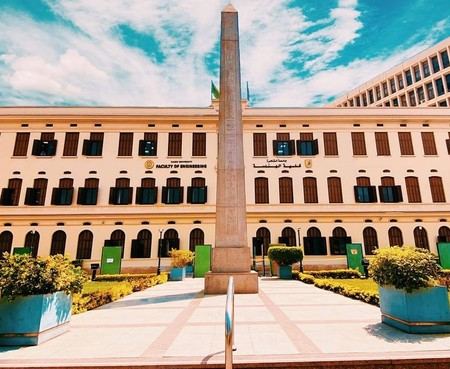
#> input picture Test Images/2_50.jpg, 450 x 369 px; its folder holds only this picture in this run
$ python -i func.py   (imports and definitions only)
#> lines starting #> are read from the running program, lines starting #| are printed output that depends on the picture
import random
import numpy as np
import cv2
from scipy import signal
from scipy import fftpack
import matplotlib.pylab as plt


# [39 lines left out: functions gray_scale, salt_pepper_noise, gussian_noise, uniform_noise, not called in this run]

#convolution
def apply_mask(img, mask):
    img_masked = signal.convolve2d(img, mask)
    img_masked = img_masked.astype(np.uint8)

    return img_masked

# 3x3
# [22 lines left out: functions convolution, ave_filter, not called in this run]


def gaussian_filter(img, shape):
    sigma = 2.6

    m, n = [(ss - 1.) / 2. for ss in shape]
    y, x = np.ogrid[-m:m + 1, -n:n + 1]
    h = np.exp(-(x * x + y * y) / (2. * sigma * sigma))
    h[h < np.finfo(h.dtype).eps * h.max()] = 0
    sumh = h.sum()
    if sumh != 0:
        h /= sumh

    return apply_mask(img, h)


# [28 lines left out: functions median_filter, laplacian_filter, not called in this run]


def sobel_edge(img):
    row, col = img.shape
    masked_img = np.zeros([row, col])
    img_dirction = np.zeros([row, col])

    img = gaussian_filter(img, (9, 9))

    kx = np.array([[1, 0, -1],
                   [2, 0, -2],
                   [1, 0, -1]])
    ky = (kx.transpose())
    for i in range(1, row - 2):
        for j in range(1, col - 2):
            Ix = np.sum(np.multiply(kx, img[i:i + 3, j:j + 3]))
            Iy = np.sum(np.multiply(ky, img[i:i + 3, j:j + 3]))
            masked_img[i + 1, j + 1] = np.hypot(Ix, Iy)
            # calculate the gradient direction
            img_dirction[i + 1, j + 1] = np.arctan2(Iy, Ix)
            img_dirction[i + 1, j + 1] = np.rad2deg(img_dirction[i + 1, j + 1])
            img_dirction[i + 1, j + 1] += 180


    img_dirction = img_dirction.astype(np.uint8)
    masked_img = masked_img.astype(np.uint8)

    return masked_img, img_dirction


# [38 lines left out: functions roberts_edge, perwitt_edge, not called in this run]


def canny_edge(img):
    row, col = img.shape
    weak = 50
# multi stage filter
# 1) gaussian filter
    blurred_img = gaussian_filter(img, (9,9))

# 2) sobel filter (mag ,dirc)
    gradient_mag, gradient_dirc = sobel_edge(blurred_img)

# 3) Non-max Suppression
    img_non_max_supperession = non_max_suppression(gradient_mag, gradient_dirc)

# 4) Apply thresholding/hysteresis

    image_thresholded = threshold(img_non_max_supperession, 15, 30, weak=weak)
    final_img = hysteresis(image_thresholded, weak)
    final_img = final_img.astype(np.uint8)
    return np.uint8(final_img)


def non_max_suppression(gradient_magnitude, gradient_direction):
    image_row, image_col = gradient_magnitude.shape
    output = np.zeros(gradient_magnitude.shape)
    PI = 180

    for row in range(1, image_row - 1):
        for col in range(1, image_col - 1):
            direction = gradient_direction[row, col]

            if (0 <= direction < PI / 8) or (15 * PI / 8 <= direction <= 2 * PI):
                before_pixel = gradient_magnitude[row, col - 1]
                after_pixel = gradient_magnitude[row, col + 1]

            elif (PI / 8 <= direction < 3 * PI / 8) or (9 * PI / 8 <= direction < 11 * PI / 8):
                before_pixel = gradient_magnitude[row + 1, col - 1]
                after_pixel = gradient_magnitude[row - 1, col + 1]

            elif (3 * PI / 8 <= direction < 5 * PI / 8) or (11 * PI / 8 <= direction < 13 * PI / 8):
                before_pixel = gradient_magnitude[row - 1, col]
                after_pixel = gradient_magnitude[row + 1, col]

            else:
                before_pixel = gradient_magnitude[row - 1, col - 1]
                after_pixel = gradient_magnitude[row + 1, col + 1]

            if gradient_magnitude[row, col] >= before_pixel and gradient_magnitude[row, col] >= after_pixel:
                output[row, col] = gradient_magnitude[row, col]

    return (output)


def threshold(image, low, high, weak):

    output = np.zeros(image.shape)
    strong = 255

    strong_row, strong_col = np.where(image >= high)
    weak_row, weak_col = np.where((image <= high) & (image >= low))

    output[strong_row, strong_col] = strong
    output[weak_row, weak_col] = weak

    return (output)


def hysteresis(image, weak):
    image_row, image_col = image.shape

    top_to_bottom = image.copy()

    for row in range(1, image_row):
        for col in range(1, image_col):
            if top_to_bottom[row, col] == weak:
                if top_to_bottom[row, col + 1] == 255 or top_to_bottom[row, col - 1] == 255 or top_to_bottom[
                    row - 1, col] == 255 or top_to_bottom[
                    row + 1, col] == 255 or top_to_bottom[
                    row - 1, col - 1] == 255 or top_to_bottom[row + 1, col - 1] == 255 or top_to_bottom[
                    row - 1, col + 1] == 255 or top_to_bottom[
                    row + 1, col + 1] == 255:
                    top_to_bottom[row, col] = 255
                else:
                    top_to_bottom[row, col] = 0

    bottom_to_top = image.copy()

    for row in range(image_row - 1, 0, -1):
        for col in range(image_col - 1, 0, -1):
            if bottom_to_top[row, col] == weak:
                if bottom_to_top[row, col + 1] == 255 or bottom_to_top[row, col - 1] == 255 or bottom_to_top[
                    row - 1, col] == 255 or bottom_to_top[
                    row + 1, col] == 255 or bottom_to_top[
                    row - 1, col - 1] == 255 or bottom_to_top[row + 1, col - 1] == 255 or bottom_to_top[
                    row - 1, col + 1] == 255 or bottom_to_top[
                    row + 1, col + 1] == 255:
                    bottom_to_top[row, col] = 255
                else:
                    bottom_to_top[row, col] = 0

    right_to_left = image.copy()

    for row in range(1, image_row):
        for col in range(image_col - 1, 0, -1):
            if right_to_left[row, col] == weak:
                if right_to_left[row, col + 1] == 255 or right_to_left[row, col - 1] == 255 or right_to_left[
                    row - 1, col] == 255 or right_to_left[
                    row + 1, col] == 255 or right_to_left[
                    row - 1, col - 1] == 255 or right_to_left[row + 1, col - 1] == 255 or right_to_left[
                    row - 1, col + 1] == 255 or right_to_left[
                    row + 1, col + 1] == 255:
                    right_to_left[row, col] = 255
                else:
                    right_to_left[row, col] = 0

    left_to_right = image.copy()

    for row in range(image_row - 1, 0, -1):
        for col in range(1, image_col):
            if left_to_right[row, col] == weak:
                if left_to_right[row, col + 1] == 255 or left_to_right[row, col - 1] == 255 or left_to_right[
                    row - 1, col] == 255 or left_to_right[
                    row + 1, col] == 255 or left_to_right[
                    row - 1, col - 1] == 255 or left_to_right[row + 1, col - 1] == 255 or left_to_right[
                    row - 1, col + 1] == 255 or left_to_right[
                    row + 1, col + 1] == 255:
                    left_to_right[row, col] = 255
                else:
                    left_to_right[row, col] = 0

    final_image = top_to_bottom + bottom_to_top + right_to_left + left_to_right
    final_image[final_image > 255] = 255

    return final_image


# [208 lines left out: functions element_freq, histogram, normalize, global_Thresholding, local_Thresholding, hybrid and 5 more, not called in this run]

>>> import cv2
>>> picture = cv2.imread('Test Images/2_50.jpg', cv2.IMREAD_GRAYSCALE)
#> picture: shape (369, 450); min 0, max 255, mean 160.9
>>> result = canny_edge(picture)
#> after the loop in sobel_edge, `for i in range(1, row - 2):`:
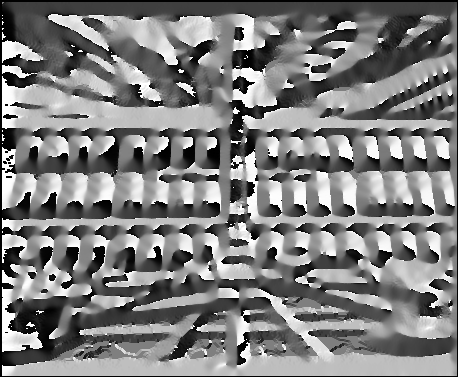
#> img_dirction: shape (377, 458) float64; min 0, max 360, mean 179.4; drawn with min black and max white
#> after the loop in sobel_edge, `for i in range(1, row - 2):`:
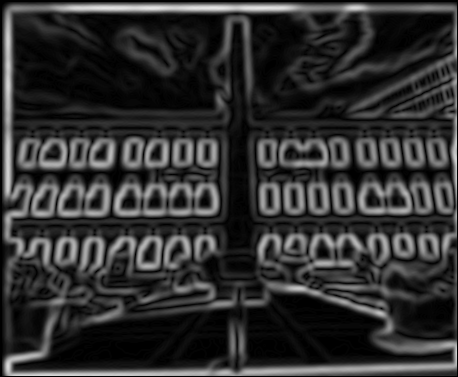
#> masked_img: shape (377, 458) float64; min 0, max 228, mean 49.1
#> after the loop in non_max_suppression, `for row in range(1, image_row - 1):`:
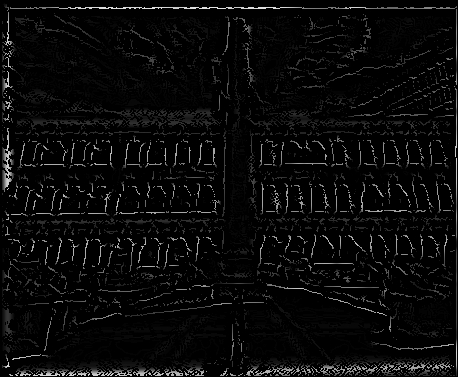
#> output: shape (377, 458) float64; min 0, max 228, mean 9.8
#> in threshold, `strong_row, strong_col = np.where(image >= high)`: strong_row = 16802 values from 5 to 375; strong_col = 16802 values, max 456 at index 3, min 2 at index 731, mean 226.8
#> in threshold, `weak_row, weak_col = np.where((image <= high) & (image >= low))`: weak_row = 5250 values from 4 to 368; weak_col = 5250 values, max 456 at index 3146, min 2 at index 3328, mean 202.3
#> after the loop in hysteresis, `for row in range(1, image_row):`:
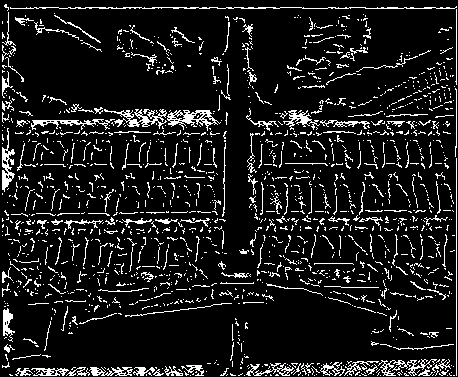
#> top_to_bottom: shape (377, 458) float64; 10.7% white in thin lines or dots
#> after the loop in hysteresis, `for row in range(image_row - 1, 0, -1):`:
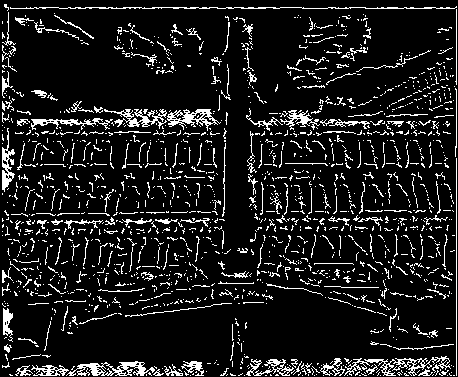
#> bottom_to_top: shape (377, 458) float64; 11.1% white in thin lines or dots
#> after the loop in hysteresis, `for row in range(1, image_row):`: right_to_left: shape (377, 458) float64; 10.7% white in thin lines or dots
#> after the loop in hysteresis, `for row in range(image_row - 1, 0, -1):`:
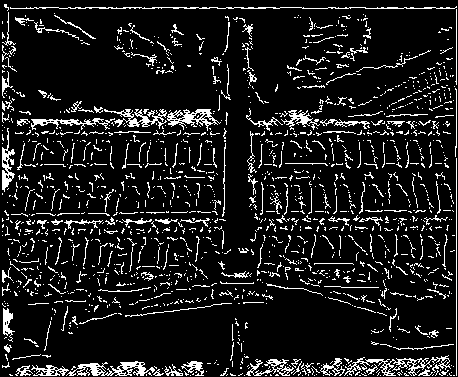
#> left_to_right: shape (377, 458) float64; 11% white in thin lines or dots
#> in hysteresis, `final_image[final_image > 255] = 255`:
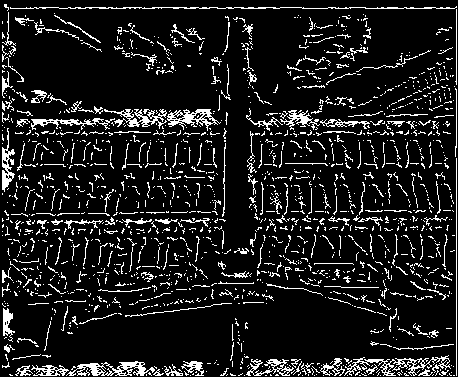
#> final_image: shape (377, 458) float64; 11.3% white in thin lines or dots
#> in canny_edge, `final_img = final_img.astype(np.uint8)`: final_img: shape (377, 458); 11.3% white in thin lines or dots
